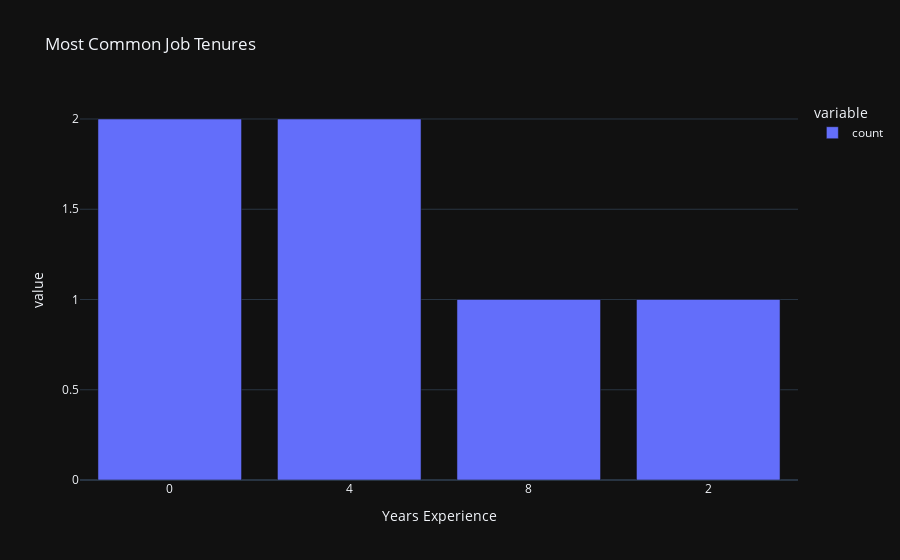

The cell this chart's notebook holds for it:
### Code cell
import plotly.express as px


industry_counts = experience_df['Years Experience'].value_counts().head(5)


# Step 3: Create a bar chart using Plotly
fig = px.bar(industry_counts, title="Most Common Job Tenures")
fig.show()

### Figure 1 — Plotly figure (JSON) as saved in the notebook; plotly's stock layout.template omitted (floating-point values rounded to 4 significant figures)
{"data": [{"alignmentgroup": "True", "hovertemplate": "variable=count<br>Years Experience=%{x}<br>value=%{y}<extra></extra>", "legendgroup": "count", "marker": {"color": "#636efa", "pattern": {"shape": ""}}, "name": "count", "offsetgroup": "count", "orientation": "v", "showlegend": true, "textposition": "auto", "x": ["0", "4", "8", "2"], "xaxis": "x", "y": [2, 2, 1, 1], "yaxis": "y", "type": "bar"}], "layout": {"xaxis": {"anchor": "y", "domain": [0.0, 1.0], "title": {"text": "Years Experience"}}, "yaxis": {"anchor": "x", "domain": [0.0, 1.0], "title": {"text": "value"}}, "legend": {"title": {"text": "variable"}, "tracegroupgap": 0}, "title": {"text": "Most Common Job Tenures"}, "barmode": "relative"}}
